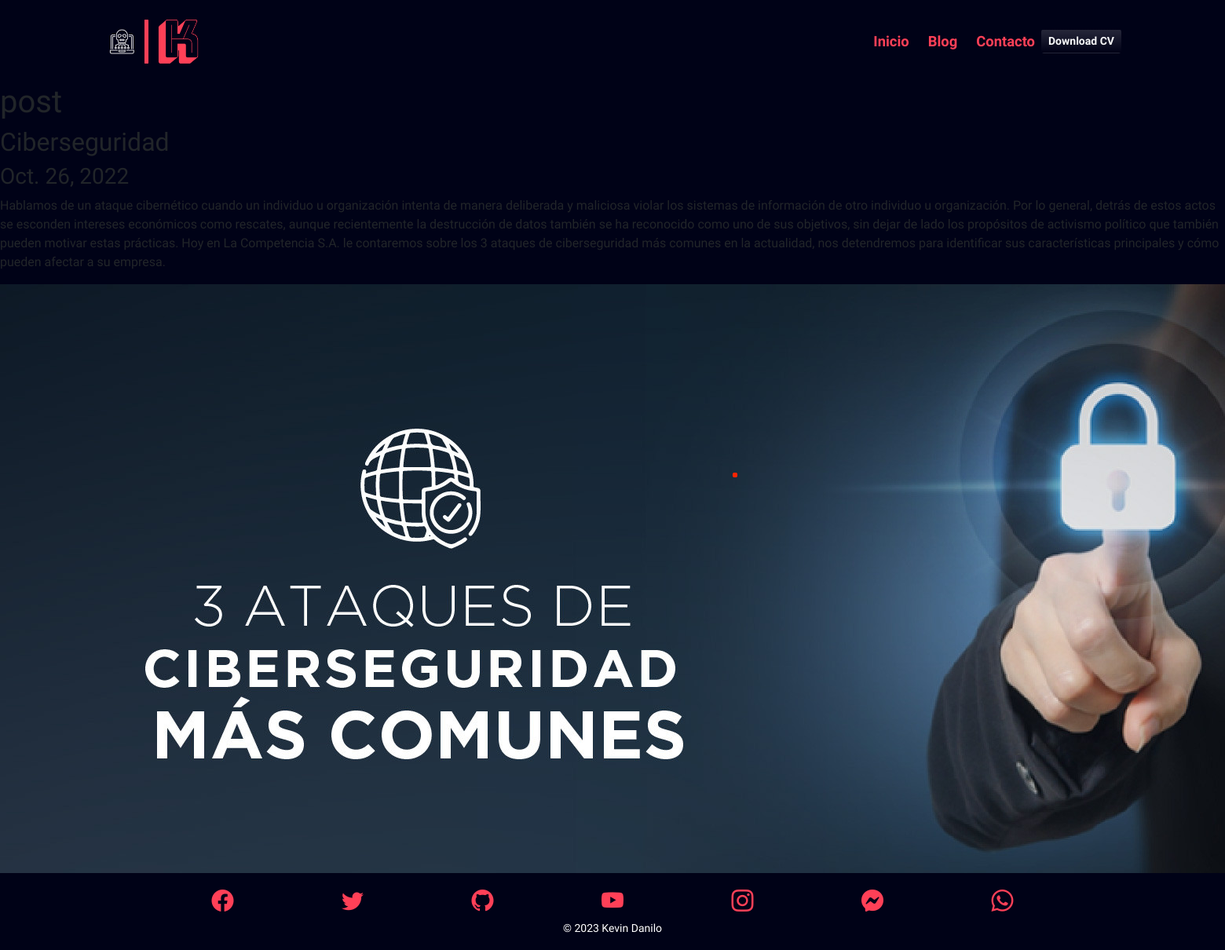
The page /blog/1 on the database its author committed.
### blog/models.py (models this page shows)
class Post(models.Model):
    title = models.CharField (max_length=100)
    description = models.TextField()
    image = models.ImageField(upload_to="blog/img/")
    date= models.DateField(datetime.date.today)

### blog/views.py (the view)
# urls.py: path('<int:post_id>',post_detail, name="post_detail")
def post_detail (request, post_id):
    post = get_object_or_404(Post, pk=post_id)
    return render ( request,'post_detail.html', {"post":post})

### blog/templates/post_detail.html
{% extends 'layout.html' %}
{% block content %}
<h1>post</h1>
<h2>{{post.title}}</h2>
<h3>{{post.date}}</h3>
<p>{{post.description}}</p>
<img src="{{post.image.url}}" alt="">
{% endblock %}

### cv/static/main.css (style rules this page uses)
:root { --first-color: rgb(255, 64, 87); --first-alpha-color: rgba(255, 64, 87, 1); --second-color: rgb(20, 25, 45); --second-alpha-color: rgba(20, 25, 45, 0.75); --third-color: rgb(80, 20, 100); --third-alpha-color: rgba(80, 20, 100, 0.75); --link-color: rgb(253, 253, 253); --link-alpha-color: rgba(80, 158, 227, 0.75); --bg-color: rgb(245, 245, 245); --bg-alpha-color: rgba(245, 245, 245, 0.75); }
body { background-color: #000217; background-image: url("https://www.transparenttextures.com/patterns/dark-mosaic.png"); font-family: 'Rajdhani', sans-serif; }

### rows shown on the page
Post: title "Ciberseguridad", date "Oct. 26, 2022", description "Hablamos de un ataque cibernético cuando un individuo u organización intenta de manera deliberada y maliciosa violar los sistemas de información de otro individuo u organización. Por lo general, detrás de estos actos se esconden intereses económicos como rescates, aunque recientemente la destrucción de datos también se ha reconocido como uno de sus objetivos, sin dejar de lado los propósitos de activismo político que también pueden motivar estas prácticas. Hoy en La Competencia S.A. le contaremos sobre los 3 ataques de ciberseguridad más comunes en la actualidad, nos detendremos para identificar sus características principales y cómo pueden afectar a su empresa.", image (picture)
